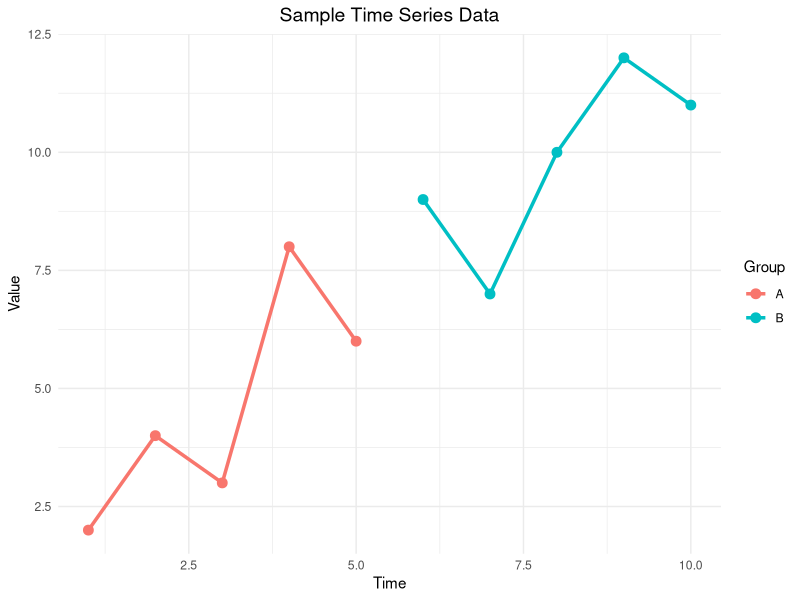

Reproduce this figure in R.
## ---- chunk 1
#| echo: true
# Numeric data
numeric_var <- 42.7
class(numeric_var)

# Character strings
text_var <- "Hello, R!"
nchar(text_var)

# Logical values
logical_var <- TRUE
is.logical(logical_var)

# Factors for categories
factor_var <- factor(c("Low", "Medium", "High"))
levels(factor_var)
## ---- chunk 2
#| echo: true
#| eval: true
# Creating vectors
numbers <- c(1, 5, 10, 15, 20)
names <- c("Alice", "Bob", "Charlie")

# Vector arithmetic (vectorized operations)
numbers * 2
## ---- chunk 3
#| echo: true
#| eval: true
# Creating a data frame
df <- data.frame(
  Name = c("Alice", "Bob", "Charlie"),
  Age = c(25, 30, 35),
  Score = c(85, 92, 78)
)
head(df, 2)
## ---- chunk 4
#| echo: true
#| eval: true
#| fig-width: 10
#| fig-height: 4
library(ggplot2)

# Sample data
sample_data <- data.frame(
  x = 1:10,
  y = c(2, 4, 3, 8, 6, 9, 7, 10, 12, 11),
  group = rep(c("A", "B"), each = 5)
)

# Create a professional plot
ggplot(sample_data, aes(x = x, y = y, color = group)) +
  geom_line(size = 1.2) +
  geom_point(size = 3) +
  theme_minimal() +
  labs(
    title = "Sample Time Series Data",
    x = "Time",
    y = "Value",
    color = "Group"
  ) +
  theme(plot.title = element_text(hjust = 0.5, size = 14))
